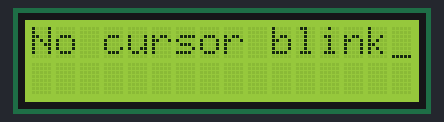
A sketch run on a simulated Arduino Uno, built with avr-gcc and run on an emulated ATmega328P. Shown: 16×2 character LCD.

Above: at 0.1 s.
At 1.1 s:
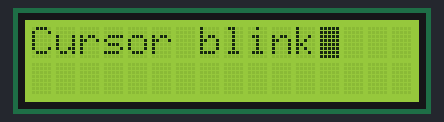

Measured:
- what the display in image 1 shows lasts 1.0 s, from 1.1 s to 2.1 s

The sketch:

LCD_I2C.ino
```cpp
#include "Arduino.h"
#include "LiquidCrystal_I2C.h"

// Set the LCD address to 0x27 for a 16 chars and 2 line display
// Proteus 0x20
// real 0x27
LiquidCrystal_I2C lcd(0x20, 16, 2);

void setup()
{
	// initialize the LCD
	lcd.begin();
}

void loop()
{
	bool blinking = true;
	lcd.cursor();

	while (1) {
		if (blinking) {
			lcd.clear();
			lcd.print("No cursor blink");
			lcd.noBlink();
			blinking = false;
		} else {
			lcd.clear();
			lcd.print("Cursor blink");
			lcd.blink();
			blinking = true;
		}
		delay(1000);
	}
}
```

main.cpp
```cpp
#include <Arduino.h>
#include <LiquidCrystal_PCF8574.h>

LiquidCrystal_PCF8574 lcd(0x27); // set the LCD address to 0x27 for a 20 chars and 4 line display

void setup()
{
  Serial.begin(9600);
  Serial.println("LCD...");

  // wait on Serial to be available on Leonardo
  while (!Serial)
    ;

  Serial.println("Probing for PCF8574 on address 0x27...");

  lcd.begin(16,2);
  lcd.setBacklight(HIGH); // initialize the lcd
  // Print a message to the LCD.
  lcd.home();  // set the cursor to (0,0)
  lcd.clear(); // clear the display
  lcd.print("Hello, world!");
  lcd.setCursor(2, 1);
  lcd.print("HKNU Univ.");
}

void loop()
{
}

// #include <Wire.h>

// void setup()
// {
//   Wire.begin();
//   Serial.begin(9600);
//   while (!Serial)
//     ; // 시리얼 모니터 대기
//   Serial.println("I2C Scanner");
// }

// void loop()
// {
//   byte error, address;
//   int nDevices = 0;

//   Serial.println("Scanning...");

//   for (address = 1; address < 127; address++)
//   {
//     Wire.beginTransmission(address);
//     error = Wire.endTransmission();

//     if (error == 0)
//     {
//       Serial.print("I2C device found at address 0x");
//       if (address < 16)
//         Serial.print("0");
//       Serial.println(address, HEX);
//       nDevices++;
//     }
//     else if (error == 4)
//     {
//       Serial.print("Unknown error at address 0x");
//       if (address < 16)
//         Serial.print("0");
//       Serial.println(address, HEX);
//     }
//   }

//   if (nDevices == 0)
//     Serial.println("No I2C devices found");
//   else
//     Serial.println("Done");

//   int adc_value;
//   int num;

//   adc_value = analogRead(A0);
//   num = map(adc_value, 0, 1023, 0, 9);
//   Serial.print("ADC[0] = ");
//   Serial.print(adc_value);
//   Serial.print(", ");
//   Serial.print(map(adc_value, 0, 1023, 0, 500) / 100.0, 2);
//   Serial.println("[V]");

//   delay(5000); // 5초 대기 후 재스캔
// }
```
